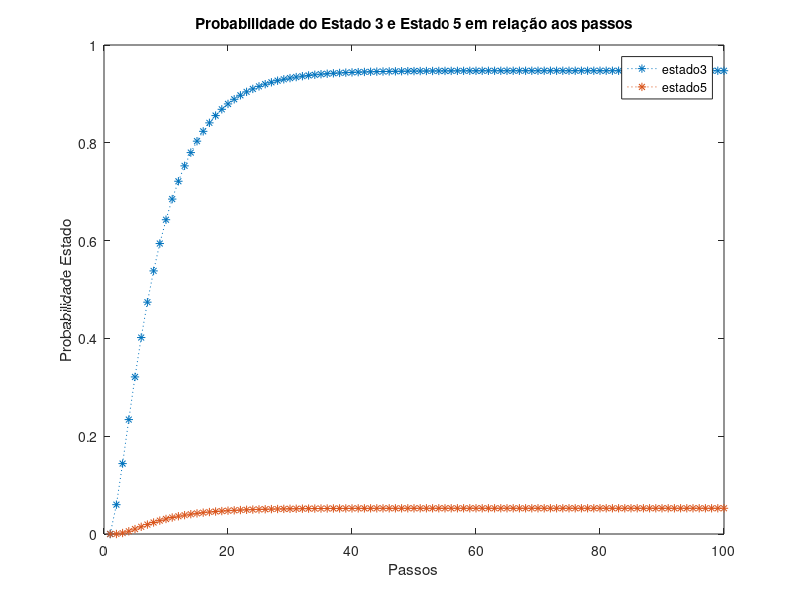

Source code (MATLAB):
%% Clear
clear;
close all;
clc;

% a)
    % 1 2 4 3 5
T = [0.8  0    0.3  0  0       % 1
     0.2  0.6  0.2  0  0      % 2
     0    0.1  0.4  0  0     % 4
     0    0.3  0    1  0     % 3
     0    0    0.1  0  1     % 5
     ];

% b)
N = 100;
passos = 1:N;
estado_inicial = [1 0 0 0 0];
prob_estado_2 = zeros(1, N);
for passo=passos
    temp = (T^passo);
    prob_estado_2(passo) = temp(2,1);
end

%  figure(1)
%  plot(passos, prob_estado_2, "*:");
%  title("Probabilidade do Estado 2 em relação aos passos")
%  xlabel("Passos")
%  ylabel("Probabilidade Estado")
 
% c)
prob_estado_3 = zeros(1,100);
prob_estado_5 = zeros(1,100);
for passo=passos
    temp2 = (T^passo)*estado_inicial';
    prob_estado_3(passo) = temp2(4, 1);
    prob_estado_5(passo) = temp2(5, 1);
end

figure(2)
plot(passos, prob_estado_3, "*:");
hold on
plot(passos, prob_estado_5, "*:");
legend("estado3", "estado5")
title("Probabilidade do Estado 3 e Estado 5 em relação aos passos")
xlabel("Passos")
ylabel("Probabilidade Estado")

% d) Estados Absorventes = {3, 5}
% Matriz Q, estados não absorventes para estados não absorventes
    % 1 2 4
% Q = [ 0.8 0   0.3      %1
%       0.2 0.6 0.2       %2
%       0   0.1 0.4      %4
% ];

Q = T([1 2 3], [1 2 3]);
% e)
% F = (I - Q) ^(-1)
F = (eye(size(Q)) - Q)^(-1);
%F = inv((eye(size(Q)) - Q));
% f)
m_valores = sum(F);
m1 = m_valores(1);
m2 = m_valores(2);
m4 = m_valores(3);

% g)  1 2 4
% R = [ 0 0.3 0       % 3
%       0 0   0.1     % 5
%     ];

R = T([4 5], [1 2 3]);

B = R*F;

p_abs_3 = B(1,1);
p_abs_5 = B(2,1);
p_abs_3_sim = prob_estado_3(1, end);
p_abs_5_sim = prob_estado_5(1, end);
